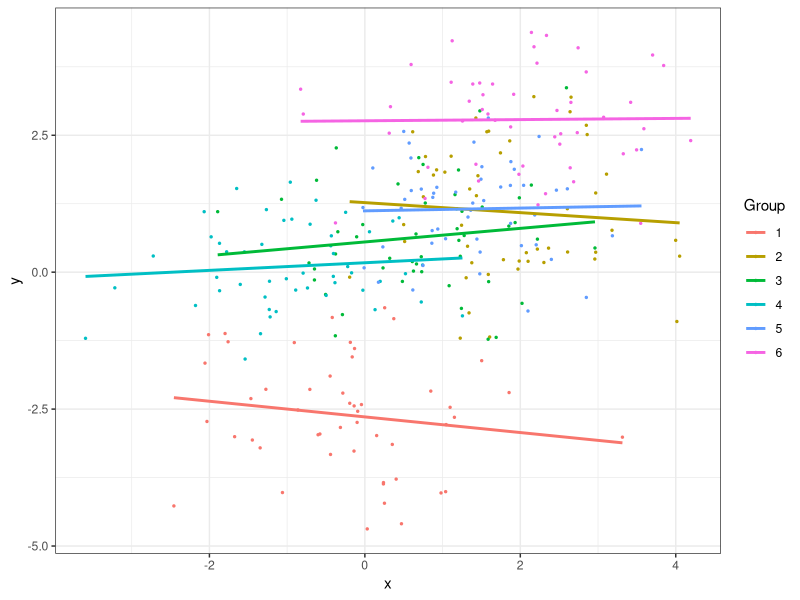

The R script that drew this image:
## ---- chunk 1
set.seed(9284)

# simulation parameters
ni <- 50 # observations per group
m <- 6 # number of groups
var_x <- 1 
var_e <- 1
var_u <- 2
beta0 <- 1 # overall intercept
beta1 <- 0 # overall slope

# generate group ids and X
group_id <- rep(1:m, each=ni)
x_means <- rnorm(m, sd=sqrt(var_x))[group_id]
x <- x_means + rnorm(ni*m)

# generate u, e, and Y
u <- rnorm(m, sd=sqrt(var_u))[group_id]
y <- beta0 + u + beta1*x + rnorm(m*ni, sd=sqrt(var_e))
## ---- chunk 2
#| echo: FALSE
#| message: FALSE
#| warning: FALSE

library(tidyverse)

sim_data <- data.frame(x, y, group_id)

sim_data |>
  ggplot(aes(x = x, y = y, color = as.factor(group_id))) +
  geom_point(size=0.5) +
  geom_smooth(method = "lm", se=F) +
  theme_bw() +
  labs(color = "Group")
## ---- chunk 3
m1 <- lme4::lmer(y ~ x + (1|group_id))
